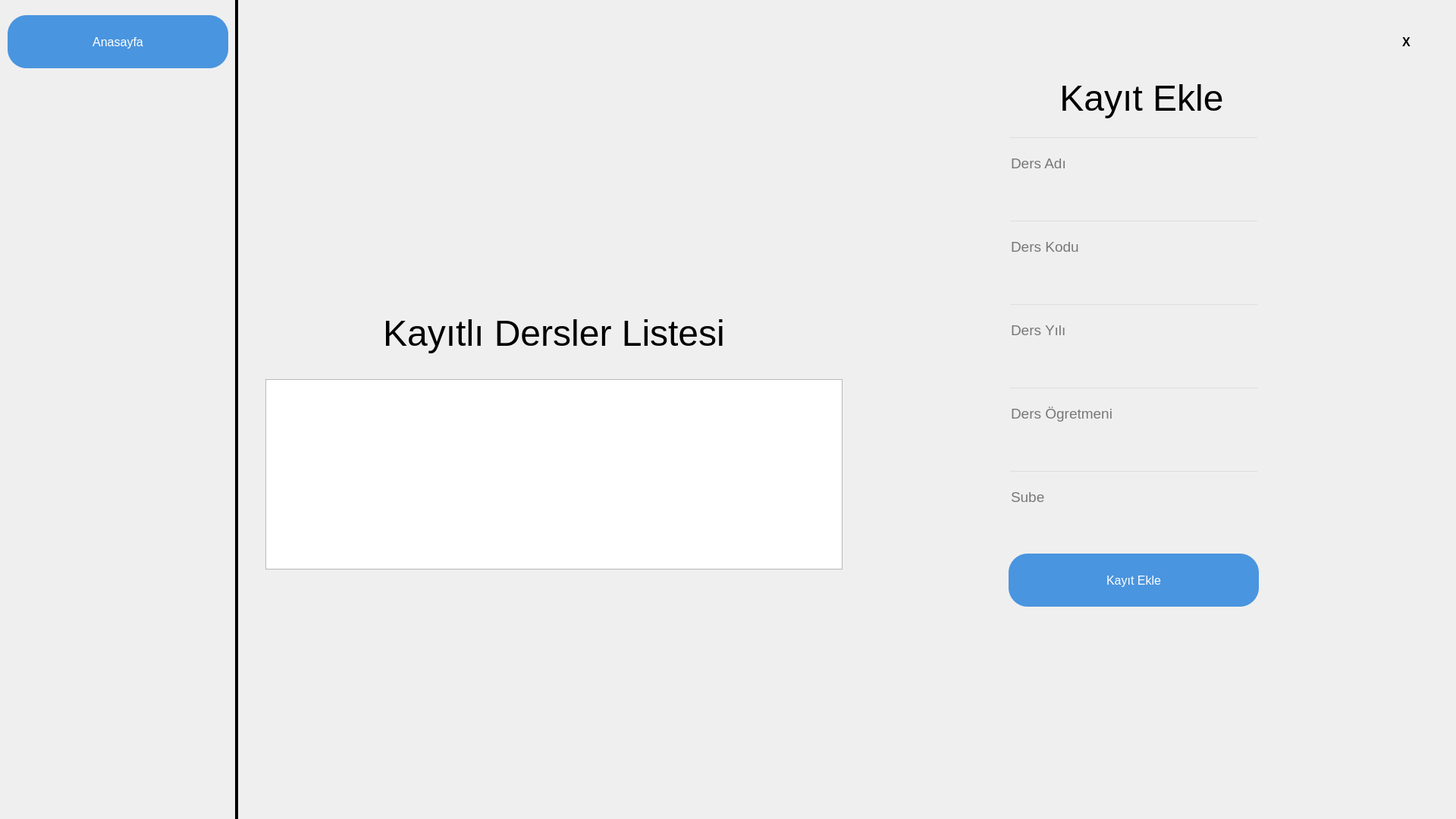
<?xml version="1.0" encoding="UTF-8"?>
<ui version="4.0">
 <class>MainWindow</class>
 <widget class="QMainWindow" name="MainWindow">
  <property name="geometry">
   <rect>
    <x>0</x>
    <y>0</y>
    <width>1920</width>
    <height>1080</height>
   </rect>
  </property>
  <property name="font">
   <font>
    <pointsize>10</pointsize>
   </font>
  </property>
  <property name="windowTitle">
   <string>MainWindow</string>
  </property>
  <widget class="QWidget" name="centralwidget">
   <widget class="QPushButton" name="btnAddLesson">
    <property name="geometry">
     <rect>
      <x>1330</x>
      <y>730</y>
      <width>330</width>
      <height>70</height>
     </rect>
    </property>
    <property name="font">
     <font>
      <family>Arial</family>
      <pointsize>12</pointsize>
     </font>
    </property>
    <property name="styleSheet">
     <string notr="true">QPushButton#btnAddLesson{	
	background-color: rgb(74, 149, 223);
	color: white;
	border-radius:25px;
}
QPushButton#btnAddLesson:hover{	
	background-color: qlineargradient(spread:pad, x1:0, y1:0.505682, x2:1, y2:0.477, stop:0 rgb(74, 149, 223), stop:1  rgb(74, 149, 223));
}
QPushButton#btnAddLesson:pressed{
	padding-left:2px;
	padding-top:2px;	
	background-color: rgb(74, 149, 223);
}</string>
    </property>
    <property name="text">
     <string>Kayıt Ekle</string>
    </property>
   </widget>
   <widget class="QLabel" name="title">
    <property name="geometry">
     <rect>
      <x>1340</x>
      <y>80</y>
      <width>331</width>
      <height>100</height>
     </rect>
    </property>
    <property name="font">
     <font>
      <family>Arial</family>
      <pointsize>36</pointsize>
     </font>
    </property>
    <property name="text">
     <string>&lt;html&gt;&lt;head/&gt;&lt;body&gt;&lt;p align=&quot;center&quot;&gt;Kayıt Ekle&lt;/p&gt;&lt;/body&gt;&lt;/html&gt;</string>
    </property>
   </widget>
   <widget class="QPushButton" name="btnQuit">
    <property name="geometry">
     <rect>
      <x>1839</x>
      <y>40</y>
      <width>31</width>
      <height>30</height>
     </rect>
    </property>
    <property name="font">
     <font>
      <family>Arial</family>
      <pointsize>12</pointsize>
      <weight>75</weight>
      <bold>true</bold>
     </font>
    </property>
    <property name="styleSheet">
     <string notr="true">QPushButton#btnQuit{	
	background-color: transparent;
	color: rgb(0, 0, 0);
	border-radius:5px;
}
QPushButton#btnQuit:hover{	
	background-color: qlineargradient(spread:pad, x1:0, y1:0.505682, x2:1, y2:0.477, stop:0 rgb(255, 65, 65), stop:1  rgb(255, 65, 65));
}
QPushButton#btnQuit:pressed{
	padding-left:2px;
	padding-top:2px;	
	background-color: rgb(255, 65, 65);
}</string>
    </property>
    <property name="text">
     <string>X</string>
    </property>
    <property name="icon">
     <iconset>
      <normaloff>:/icons/feather/x.svg</normaloff>:/icons/feather/x.svg</iconset>
    </property>
    <property name="iconSize">
     <size>
      <width>25</width>
      <height>25</height>
     </size>
    </property>
   </widget>
   <widget class="QLineEdit" name="lineLessonName">
    <property name="geometry">
     <rect>
      <x>1330</x>
      <y>180</y>
      <width>330</width>
      <height>70</height>
     </rect>
    </property>
    <property name="font">
     <font>
      <family>Arial</family>
      <pointsize>14</pointsize>
     </font>
    </property>
    <property name="styleSheet">
     <string notr="true">background-color:rgba(0,0,0,0);
border-bottom:2px solid rgba(105,118,132,255);

</string>
    </property>
    <property name="placeholderText">
     <string>Ders Adı</string>
    </property>
   </widget>
   <widget class="QLineEdit" name="lineLessonCode">
    <property name="geometry">
     <rect>
      <x>1330</x>
      <y>290</y>
      <width>330</width>
      <height>70</height>
     </rect>
    </property>
    <property name="font">
     <font>
      <family>Arial</family>
      <pointsize>14</pointsize>
     </font>
    </property>
    <property name="styleSheet">
     <string notr="true">background-color:rgba(0,0,0,0);
border-bottom:2px solid rgba(105,118,132,255);

</string>
    </property>
    <property name="echoMode">
     <enum>QLineEdit::Normal</enum>
    </property>
    <property name="placeholderText">
     <string>Ders Kodu</string>
    </property>
   </widget>
   <widget class="QLabel" name="bg1">
    <property name="geometry">
     <rect>
      <x>310</x>
      <y>0</y>
      <width>4</width>
      <height>1080</height>
     </rect>
    </property>
    <property name="font">
     <font>
      <family>Dubai Medium</family>
      <pointsize>36</pointsize>
     </font>
    </property>
    <property name="styleSheet">
     <string notr="true">background-color: rgb(0, 0, 0);</string>
    </property>
    <property name="text">
     <string>&lt;html&gt;&lt;head/&gt;&lt;body&gt;&lt;p align=&quot;center&quot;&gt;&lt;br/&gt;&lt;/p&gt;&lt;/body&gt;&lt;/html&gt;</string>
    </property>
   </widget>
   <widget class="QLabel" name="title4">
    <property name="geometry">
     <rect>
      <x>410</x>
      <y>390</y>
      <width>641</width>
      <height>100</height>
     </rect>
    </property>
    <property name="font">
     <font>
      <family>Arial</family>
      <pointsize>36</pointsize>
     </font>
    </property>
    <property name="text">
     <string>&lt;html&gt;&lt;head/&gt;&lt;body&gt;&lt;p align=&quot;center&quot;&gt;Kayıtlı Dersler Listesi&lt;/p&gt;&lt;/body&gt;&lt;/html&gt;</string>
    </property>
   </widget>
   <widget class="QPushButton" name="btnHome">
    <property name="geometry">
     <rect>
      <x>10</x>
      <y>20</y>
      <width>291</width>
      <height>70</height>
     </rect>
    </property>
    <property name="font">
     <font>
      <family>Arial</family>
      <pointsize>12</pointsize>
     </font>
    </property>
    <property name="styleSheet">
     <string notr="true">QPushButton#btnHome{	
	background-color: rgb(74, 149, 223);
	color: white;
	border-radius:25px;
}
QPushButton#btnHome:hover{	
	background-color: qlineargradient(spread:pad, x1:0, y1:0.505682, x2:1, y2:0.477, stop:0 rgb(74, 149, 223), stop:1  rgb(74, 149, 223));
}
QPushButton#btnHome:pressed{
	padding-left:2px;
	padding-top:2px;	
	background-color: rgb(74, 149, 223);
}</string>
    </property>
    <property name="text">
     <string>Anasayfa</string>
    </property>
   </widget>
   <widget class="QTextBrowser" name="listLessons">
    <property name="geometry">
     <rect>
      <x>350</x>
      <y>500</y>
      <width>761</width>
      <height>251</height>
     </rect>
    </property>
    <property name="font">
     <font>
      <family>Arial</family>
      <pointsize>14</pointsize>
     </font>
    </property>
    <property name="styleSheet">
     <string notr="true"/>
    </property>
   </widget>
   <widget class="QLineEdit" name="lineLessonYear">
    <property name="geometry">
     <rect>
      <x>1330</x>
      <y>400</y>
      <width>330</width>
      <height>70</height>
     </rect>
    </property>
    <property name="font">
     <font>
      <family>Arial</family>
      <pointsize>14</pointsize>
     </font>
    </property>
    <property name="styleSheet">
     <string notr="true">background-color:rgba(0,0,0,0);
border-bottom:2px solid rgba(105,118,132,255);

</string>
    </property>
    <property name="echoMode">
     <enum>QLineEdit::Normal</enum>
    </property>
    <property name="placeholderText">
     <string>Ders Yılı</string>
    </property>
   </widget>
   <widget class="QLineEdit" name="lineLessonAcademician">
    <property name="geometry">
     <rect>
      <x>1330</x>
      <y>510</y>
      <width>330</width>
      <height>70</height>
     </rect>
    </property>
    <property name="font">
     <font>
      <family>Arial</family>
      <pointsize>14</pointsize>
     </font>
    </property>
    <property name="styleSheet">
     <string notr="true">background-color:rgba(0,0,0,0);
border-bottom:2px solid rgba(105,118,132,255);

</string>
    </property>
    <property name="echoMode">
     <enum>QLineEdit::Normal</enum>
    </property>
    <property name="placeholderText">
     <string>Ders Ögretmeni</string>
    </property>
   </widget>
   <widget class="QLineEdit" name="lineLessonBranch">
    <property name="geometry">
     <rect>
      <x>1330</x>
      <y>620</y>
      <width>330</width>
      <height>70</height>
     </rect>
    </property>
    <property name="font">
     <font>
      <family>Arial</family>
      <pointsize>14</pointsize>
     </font>
    </property>
    <property name="styleSheet">
     <string notr="true">background-color:rgba(0,0,0,0);
border-bottom:2px solid rgba(105,118,132,255);

</string>
    </property>
    <property name="echoMode">
     <enum>QLineEdit::Normal</enum>
    </property>
    <property name="placeholderText">
     <string>Sube</string>
    </property>
   </widget>
   <widget class="QLabel" name="logo">
    <property name="geometry">
     <rect>
      <x>320</x>
      <y>0</y>
      <width>351</width>
      <height>401</height>
     </rect>
    </property>
    <property name="text">
     <string>&lt;html&gt;&lt;head/&gt;&lt;body&gt;&lt;p&gt;&lt;img src=&quot;:/images/logo.png&quot;/&gt;&lt;/p&gt;&lt;/body&gt;&lt;/html&gt;</string>
    </property>
   </widget>
  </widget>
 </widget>
 <resources>
  <include location="res.qrc"/>
 </resources>
 <connections/>
</ui>
